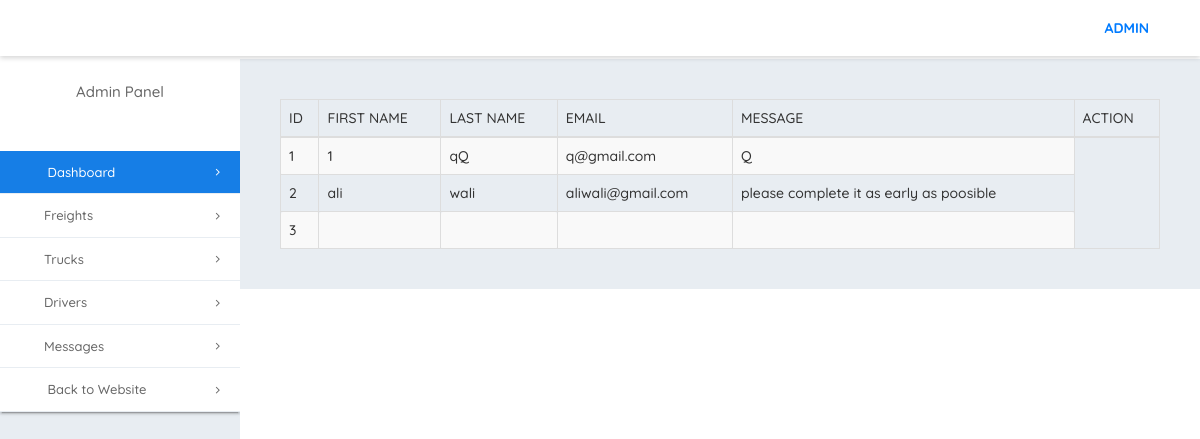
Screenshot of /admin/all-message.php with the database file from the repository.
### tables this page shows
CREATE TABLE `contact` (
  `id` int(25) NOT NULL,
  `first_name` varchar(25) NOT NULL,
  `last_name` varchar(25) NOT NULL,
  `email` varchar(25) NOT NULL,
  `subject` varchar(25) NOT NULL,
  `message` varchar(225) NOT NULL
);

### admin/all-message.php (the view, shortened to what this page needs)
<!DOCTYPE html>
<html lang="en">
   <?php
      include('_head.php');
      ?>
   <body>
      <?php
         include('_navbar.php');
         ?>
      <?php
         include('_sidebar.php');
         ?>
      <div class="sb2-2">
         <table  id="dtDynamicVerticalScrollExample"
            class="table table-striped table-bordered table-sm" cellspacing="0" width="100%">
            <thead>
               <tr>
                  <th scope="col">ID</th>
                  <th scope="col">FIRST NAME</th>
                  <th scope="col">LAST NAME</th>
                  <th scope="col">EMAIL</th>
                  <th scope="col">MESSAGE</th>
                  <th scope="col">ACTION</th>
               </tr>
            </thead>
            <tbody>
               <?php
                  $query="SELECT * FROM contact";
                  $result=mysqli_query($connection,$query) or die(mysqli_error($connection));
                        while($contact = mysqli_fetch_array($result)){
                           echo "<tr><td>".$contact['id']."</td>";
                           echo "<td>".$contact['first_name']."</td>";
                           echo "<td>".$contact['last_name']."</td>";
                           echo "<td>".$contact['email']."</td>";
                           echo "<td>".$contact['message']."</td>";
                              }
                        ?>
            </tbody>
         </table>
      </div>
   </body>
</html>

### admin/_navbar.php (shortened to what this page needs)
<?php
include('../config.php');
$query="SELECT * FROM admin";
$result=mysqli_query($connection,$query) or die(mysqli_error($connection));
while($j=mysqli_fetch_array($result)){
?>
 <div class="container-fluid sb1">
        <div class="row">
            <div class="col-md-6 col-sm-3 col-xs-6 sb1-1">
                <a href="#" class="atab-menu"><i class="fa fa-bars tab-menu" aria-hidden="true"></i></a>
            </div>
            <div class="col-md-6 col-sm-3 col-xs-6">
                <a  class='waves-effect dropdown-button top-user-pro text-primary text-uppercase font-weight-bold' href='#' data-activates='top-menu'><?php echo $j ['name']?><i class="fa fa-angle-down" aria-hidden="true"></i>
                </a>
            </div>
        </div>
    </div>
    <?php }?>

### admin/css/style.css (style rules this page uses)
body { font-family: 'Quicksand', sans-serif; font-weight:500; }
a,li,p,span,td,th { font-family: 'Quicksand', sans-serif; font-weight:500; }
a { -webkit-transition: all 0.5s ease; -moz-transition: all 0.5s ease; -o-transition: all 0.5s ease; transition: all 0.5s ease; }
.sb1 { background: #ffffff; position: fixed; width: 100%; top: 0px; z-index: 9999; box-shadow: 0px 2px 5px rgba(0, 0, 0, 0.17); }
.sb2-2 { float: left; width: 80%; padding: 40px; margin-left: 20%; background: #e8edf2; }
.top-user-pro { padding: 18px 20px; color: #666; float: right; }
.top-user-pro i { margin-left: 5px; }
.tab-menu { display: none; }
.atab-menu { display: inline-block; cursor: pointer; }

### admin/css/all.css (style rules this page uses)
.fa, .fas, .far, .fal, .fad, .fab { -moz-osx-font-smoothing: grayscale; -webkit-font-smoothing: antialiased; display: inline-block; font-style: normal; font-variant: normal; text-rendering: auto; line-height: 1; }
.fa-angle-down:before { content: "\f107"; }
.fa-bars:before { content: "\f0c9"; }
.fa, .fas { font-family: 'Font Awesome 5 Free'; font-weight: 900; }

### rows the page displays
contact: id "1", first_name "1", last_name "qQ", email "q@gmail.com", message "Q"
contact: id "2", first_name "ali", last_name "wali", email "aliwali@gmail.com", message "please complete it as early as poosible"
contact: id "3"

### other values shown
$j ['name'] "ADMIN"
